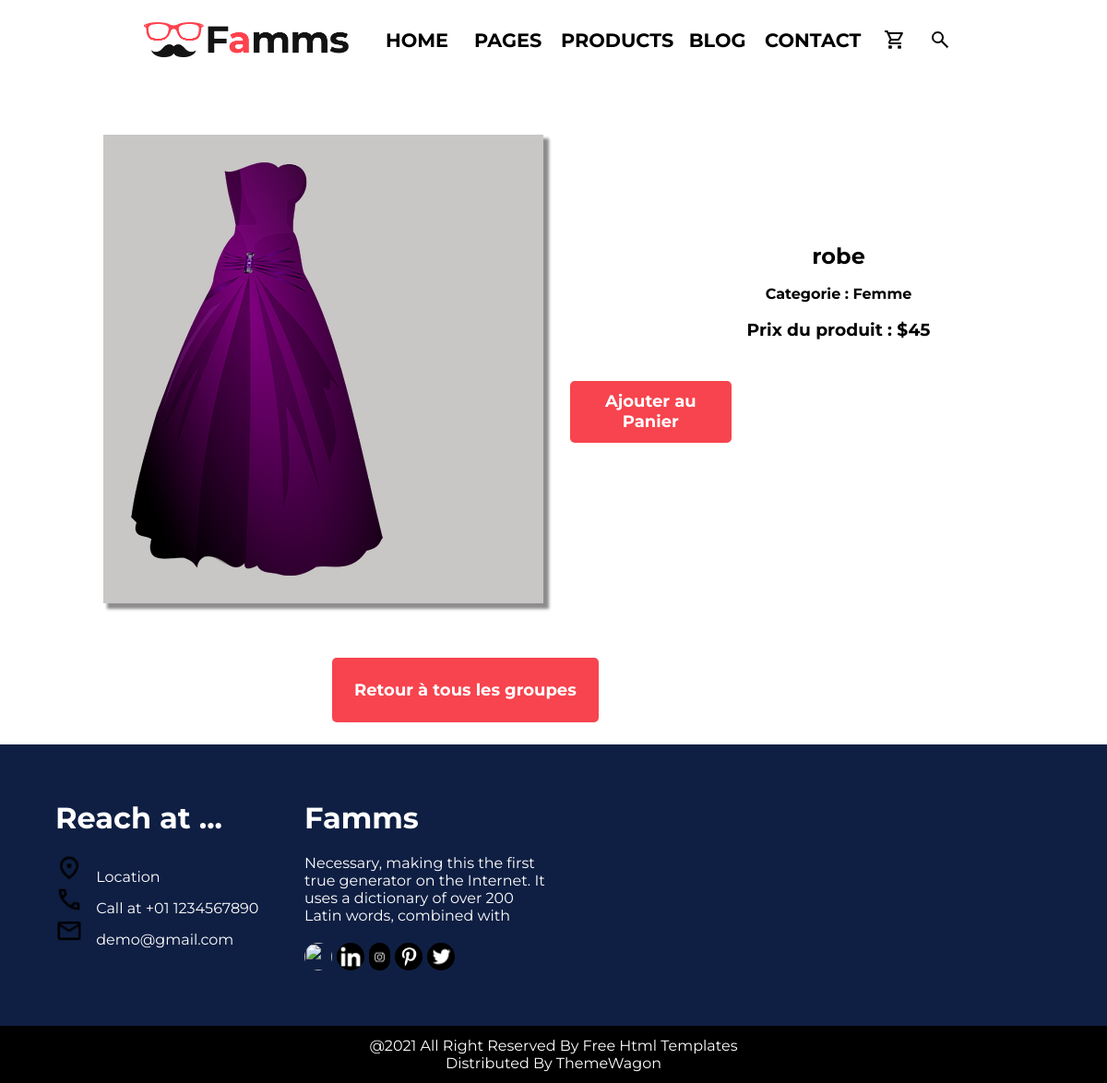
The app's page /annonce/3/ with its own data.
### listings/models.py (models this page shows, shortened)
class Vetements(models.Model):
    class Categories(models.TextChoices):
        HOMME = 'Homme'
        FEMME = 'Femme'
    categorie = models.fields.CharField(choices=Categories.choices, max_length=50)
    name = models.fields.CharField(max_length=100)
    prix = models.fields.IntegerField()

### listings/views.py (the view)
# urls.py: path('annonce/<int:id>/', views.details_produit, name='details_vetement'),
def details_produit(request, id):
   vetement = Vetements.objects.get(id=id)
   return render(request,
          'listings/details_produit.html',
         {'vetement': vetement})

### listings/templates/listings/details_produit.html
{% extends 'listings/base.html' %}
{% load static %}
{% block content %}
<div class = "detailsProd">
    <div class = "detailsProd-p1">
        <img src="{% static 'listings/image/p' %}{{ vetement.id }}.png" alt="">
    </div>
    <div class = "detailsProd-p2">
        <div>
            <h2>{{ vetement.name }}</h2>
            <h4>Categorie : {{ vetement.categorie }}</h4>
            <h3>Prix du produit : ${{ vetement.prix }}</h3>
        </div>
        <button id = "ajouterPanier">Ajouter au Panier</button>
    </div>
</div>
<button id = "retourListe"><a href="{% url 'annonce' %}">Retour à tous les groupes</a></button>
<div class="annonce-foot">
    <div class="annonce-foot1">
        <h1>Reach at ...</h1>
        <div>
            <img src="{% static 'listings/image/location_on_FILL0_wght400_GRAD0_opsz24.png' %}" alt="Location icon">
            Location
        </div>
        <div>
            <img src="{% static 'listings/image/call_FILL0_wght400_GRAD0_opsz24.png' %}" alt="Call icon">
            Call at +01 1234567890
        </div>
        <div>
            <img src="{% static 'listings/image/mail_FILL0_wght400_GRAD0_opsz24.png' %}" alt="Mail icon">
            demo@gmail.com
        </div>
    </div>
    <div class="annonce-foot2">
        <h1>Famms</h1>
        <P>Necessary, making this the first true generator on the Internet. It uses a dictionary of over 200 Latin words, combined with</p>
        <div>
            <img src="{% static 'listings/image/f.jpeg' %}">
            <img src="{% static 'listings/image/in.jpeg' %}">
            <img src="{% static 'listings/image/insta.jpeg' %}">
            <img src="{% static 'listings/image/pinterest.jpeg' %}">
            <img src="{% static 'listings/image/x.jpeg' %}">
        </div>
    </div>
</div>
{% endblock %}

### listings/static/listings/styles.css (style rules this page uses)
* { font-family: 'Montserrat', sans-serif; color:black; margin: 0; }
.detailsProd { display: grid; grid-template-columns: 1fr 1fr; margin-left:3%; margin-top: 7%; }
.detailsProd-p1 { display: flex; background-color: rgb(201, 198, 198); box-shadow: 5px 5px 3px 1px rgb(142, 141, 141); margin-left: 13%; margin-right: 5%; margin-bottom: 10%; align-items: center; }
.detailsProd-p1 img { padding:30px; box-sizing: border-box; max-width: 90%; height: auto; justify-self: center; }
.detailsProd-p2 { display: grid; grid-template-rows: 2fr; }
.detailsProd-p2 div { display: block; justify-items: center; }
.detailsProd-p2 div h2 { margin-top: 20%; }
.detailsProd-p2 div h3 { margin-top: 3%; margin-bottom: 2%; }
.detailsProd-p2 div h4 { margin-top: 3%; }
#ajouterPanier { background-color:#f7444e; color: white; padding:2%; font-weight: bold; font-size: large; border-radius: 5px; border: none; cursor: pointer; width: 30%; margin-bottom: 40%; }
#retourListe { background-color:#f7444e; padding:2%; font-weight: bold; font-size: large; border-radius: 5px; border: none; cursor: pointer; margin-left: 30%; margin-bottom: 2%; }
#retourListe a { text-decoration: none; color: white; }
.annonce-foot { display: grid; grid-template-columns: 1fr 1fr 1fr 1fr; padding: 5%; background-color:rgb(15, 31, 67); }
.annonce-foot1 div { color: white; gap: 20px; }
.annonce-foot1 h1 { color: white; margin-bottom: 20px; }
.annonce-foot1 img { width: 30px; margin-right: 10px; }
.annonce-foot2 { display: grid; grid-template-rows: 3fr; gap: 20px; }
.annonce-foot2 h1,.annonce-foot2 p { color: white; }
.annonce-foot2 div { display: flex; gap: 5px; }
.annonce-foot2 div img { max-width:30px; height: 30px; border-radius: 50px; }

### records on screen
Vetements: name "robe", categorie "Femme", prix "45"
